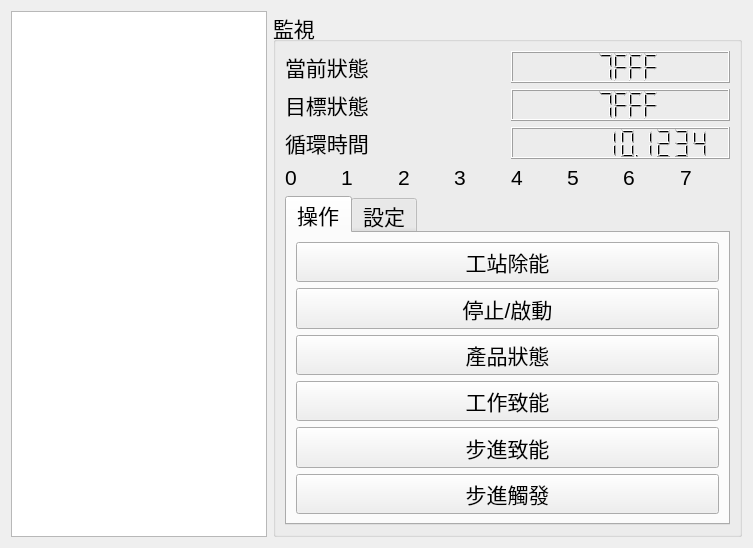
<?xml version="1.0" encoding="UTF-8"?>
<ui version="4.0">
 <class>FrontUnitPanel</class>
 <widget class="QWidget" name="FrontUnitPanel">
  <property name="geometry">
   <rect>
    <x>0</x>
    <y>0</y>
    <width>753</width>
    <height>523</height>
   </rect>
  </property>
  <property name="font">
   <font>
    <pointsize>16</pointsize>
   </font>
  </property>
  <property name="windowTitle">
   <string>Form</string>
  </property>
  <layout class="QGridLayout" name="gridLayout_7">
   <item row="0" column="0">
    <widget class="QTableView" name="tableViewUnit">
     <property name="sizePolicy">
      <sizepolicy hsizetype="Preferred" vsizetype="Preferred">
       <horstretch>0</horstretch>
       <verstretch>0</verstretch>
      </sizepolicy>
     </property>
     <attribute name="horizontalHeaderVisible">
      <bool>false</bool>
     </attribute>
     <attribute name="horizontalHeaderHighlightSections">
      <bool>false</bool>
     </attribute>
     <attribute name="verticalHeaderVisible">
      <bool>false</bool>
     </attribute>
    </widget>
   </item>
   <item row="0" column="1">
    <widget class="QGroupBox" name="groupBoxMonitor">
     <property name="sizePolicy">
      <sizepolicy hsizetype="Preferred" vsizetype="Preferred">
       <horstretch>0</horstretch>
       <verstretch>0</verstretch>
      </sizepolicy>
     </property>
     <property name="title">
      <string>監視</string>
     </property>
     <layout class="QGridLayout" name="gridLayout_6">
      <item row="0" column="0">
       <layout class="QGridLayout" name="gridLayout_5">
        <item row="0" column="0">
         <widget class="QLabel" name="labelState">
          <property name="sizePolicy">
           <sizepolicy hsizetype="Preferred" vsizetype="Preferred">
            <horstretch>0</horstretch>
            <verstretch>0</verstretch>
           </sizepolicy>
          </property>
          <property name="maximumSize">
           <size>
            <width>16777215</width>
            <height>16777215</height>
           </size>
          </property>
          <property name="text">
           <string>當前狀態</string>
          </property>
         </widget>
        </item>
        <item row="0" column="1">
         <widget class="QLCDNumber" name="lcdNumberState">
          <property name="sizePolicy">
           <sizepolicy hsizetype="Preferred" vsizetype="Preferred">
            <horstretch>0</horstretch>
            <verstretch>0</verstretch>
           </sizepolicy>
          </property>
          <property name="mode">
           <enum>QLCDNumber::Hex</enum>
          </property>
          <property name="value" stdset="0">
           <double>32767.000000000000000</double>
          </property>
         </widget>
        </item>
       </layout>
      </item>
      <item row="1" column="0">
       <layout class="QGridLayout" name="gridLayout_4">
        <item row="0" column="0">
         <widget class="QLabel" name="labelNextState">
          <property name="sizePolicy">
           <sizepolicy hsizetype="Preferred" vsizetype="Preferred">
            <horstretch>0</horstretch>
            <verstretch>0</verstretch>
           </sizepolicy>
          </property>
          <property name="maximumSize">
           <size>
            <width>16777215</width>
            <height>16777215</height>
           </size>
          </property>
          <property name="text">
           <string>目標狀態</string>
          </property>
         </widget>
        </item>
        <item row="0" column="1">
         <widget class="QLCDNumber" name="lcdNumberNextState">
          <property name="sizePolicy">
           <sizepolicy hsizetype="Preferred" vsizetype="Preferred">
            <horstretch>0</horstretch>
            <verstretch>0</verstretch>
           </sizepolicy>
          </property>
          <property name="mode">
           <enum>QLCDNumber::Hex</enum>
          </property>
          <property name="value" stdset="0">
           <double>32767.000000000000000</double>
          </property>
         </widget>
        </item>
       </layout>
      </item>
      <item row="2" column="0">
       <layout class="QGridLayout" name="gridLayout_3">
        <item row="0" column="0">
         <widget class="QLabel" name="labelNextState_2">
          <property name="sizePolicy">
           <sizepolicy hsizetype="Preferred" vsizetype="Preferred">
            <horstretch>0</horstretch>
            <verstretch>0</verstretch>
           </sizepolicy>
          </property>
          <property name="maximumSize">
           <size>
            <width>16777215</width>
            <height>16777215</height>
           </size>
          </property>
          <property name="text">
           <string>循環時間</string>
          </property>
         </widget>
        </item>
        <item row="0" column="1">
         <widget class="QLCDNumber" name="lcdNumberCycleTime">
          <property name="sizePolicy">
           <sizepolicy hsizetype="Preferred" vsizetype="Preferred">
            <horstretch>0</horstretch>
            <verstretch>0</verstretch>
           </sizepolicy>
          </property>
          <property name="smallDecimalPoint">
           <bool>true</bool>
          </property>
          <property name="digitCount">
           <number>10</number>
          </property>
          <property name="value" stdset="0">
           <double>10.123400000000000</double>
          </property>
         </widget>
        </item>
       </layout>
      </item>
      <item row="3" column="0">
       <layout class="QGridLayout" name="gridLayout_2">
        <item row="0" column="3">
         <widget class="QLabel" name="labelCondition3">
          <property name="sizePolicy">
           <sizepolicy hsizetype="Preferred" vsizetype="Preferred">
            <horstretch>0</horstretch>
            <verstretch>0</verstretch>
           </sizepolicy>
          </property>
          <property name="text">
           <string>3</string>
          </property>
         </widget>
        </item>
        <item row="0" column="2">
         <widget class="QLabel" name="labelCondition2">
          <property name="sizePolicy">
           <sizepolicy hsizetype="Preferred" vsizetype="Preferred">
            <horstretch>0</horstretch>
            <verstretch>0</verstretch>
           </sizepolicy>
          </property>
          <property name="text">
           <string>2</string>
          </property>
         </widget>
        </item>
        <item row="0" column="1">
         <widget class="QLabel" name="labelCondition1">
          <property name="sizePolicy">
           <sizepolicy hsizetype="Preferred" vsizetype="Preferred">
            <horstretch>0</horstretch>
            <verstretch>0</verstretch>
           </sizepolicy>
          </property>
          <property name="text">
           <string>1</string>
          </property>
         </widget>
        </item>
        <item row="0" column="4">
         <widget class="QLabel" name="labelCondition4">
          <property name="sizePolicy">
           <sizepolicy hsizetype="Preferred" vsizetype="Preferred">
            <horstretch>0</horstretch>
            <verstretch>0</verstretch>
           </sizepolicy>
          </property>
          <property name="text">
           <string>4</string>
          </property>
         </widget>
        </item>
        <item row="0" column="5">
         <widget class="QLabel" name="labelCondition5">
          <property name="sizePolicy">
           <sizepolicy hsizetype="Preferred" vsizetype="Preferred">
            <horstretch>0</horstretch>
            <verstretch>0</verstretch>
           </sizepolicy>
          </property>
          <property name="text">
           <string>5</string>
          </property>
         </widget>
        </item>
        <item row="0" column="0">
         <widget class="QLabel" name="labelCondition0">
          <property name="sizePolicy">
           <sizepolicy hsizetype="Preferred" vsizetype="Preferred">
            <horstretch>0</horstretch>
            <verstretch>0</verstretch>
           </sizepolicy>
          </property>
          <property name="text">
           <string>0</string>
          </property>
         </widget>
        </item>
        <item row="0" column="7">
         <widget class="QLabel" name="labelCondition7">
          <property name="sizePolicy">
           <sizepolicy hsizetype="Preferred" vsizetype="Preferred">
            <horstretch>0</horstretch>
            <verstretch>0</verstretch>
           </sizepolicy>
          </property>
          <property name="text">
           <string>7</string>
          </property>
         </widget>
        </item>
        <item row="0" column="6">
         <widget class="QLabel" name="labelCondition6">
          <property name="sizePolicy">
           <sizepolicy hsizetype="Preferred" vsizetype="Preferred">
            <horstretch>0</horstretch>
            <verstretch>0</verstretch>
           </sizepolicy>
          </property>
          <property name="text">
           <string>6</string>
          </property>
         </widget>
        </item>
       </layout>
      </item>
      <item row="4" column="0">
       <layout class="QGridLayout" name="gridLayout">
        <item row="0" column="0">
         <widget class="QTabWidget" name="tabWidget">
          <property name="currentIndex">
           <number>0</number>
          </property>
          <widget class="QWidget" name="tabControl">
           <attribute name="title">
            <string>操作</string>
           </attribute>
           <layout class="QGridLayout" name="gridLayout_8">
            <item row="0" column="0">
             <widget class="QPushButton" name="pushButtonByPass">
              <property name="sizePolicy">
               <sizepolicy hsizetype="Preferred" vsizetype="Preferred">
                <horstretch>0</horstretch>
                <verstretch>0</verstretch>
               </sizepolicy>
              </property>
              <property name="text">
               <string>工站除能</string>
              </property>
             </widget>
            </item>
            <item row="1" column="0">
             <widget class="QPushButton" name="pushButtonPause">
              <property name="sizePolicy">
               <sizepolicy hsizetype="Preferred" vsizetype="Preferred">
                <horstretch>0</horstretch>
                <verstretch>0</verstretch>
               </sizepolicy>
              </property>
              <property name="text">
               <string>停止/啟動</string>
              </property>
             </widget>
            </item>
            <item row="2" column="0">
             <widget class="QPushButton" name="pushButtonMaterial">
              <property name="sizePolicy">
               <sizepolicy hsizetype="Preferred" vsizetype="Preferred">
                <horstretch>0</horstretch>
                <verstretch>0</verstretch>
               </sizepolicy>
              </property>
              <property name="text">
               <string>產品狀態</string>
              </property>
             </widget>
            </item>
            <item row="3" column="0">
             <widget class="QPushButton" name="pushButtonWorking">
              <property name="sizePolicy">
               <sizepolicy hsizetype="Preferred" vsizetype="Preferred">
                <horstretch>0</horstretch>
                <verstretch>0</verstretch>
               </sizepolicy>
              </property>
              <property name="text">
               <string>工作致能</string>
              </property>
             </widget>
            </item>
            <item row="4" column="0">
             <widget class="QPushButton" name="pushButtonEnableStep">
              <property name="sizePolicy">
               <sizepolicy hsizetype="Preferred" vsizetype="Preferred">
                <horstretch>0</horstretch>
                <verstretch>0</verstretch>
               </sizepolicy>
              </property>
              <property name="text">
               <string>步進致能</string>
              </property>
             </widget>
            </item>
            <item row="5" column="0">
             <widget class="QPushButton" name="pushButtonStep">
              <property name="sizePolicy">
               <sizepolicy hsizetype="Preferred" vsizetype="Preferred">
                <horstretch>0</horstretch>
                <verstretch>0</verstretch>
               </sizepolicy>
              </property>
              <property name="text">
               <string>步進觸發</string>
              </property>
             </widget>
            </item>
           </layout>
          </widget>
          <widget class="QWidget" name="tabConfig">
           <attribute name="title">
            <string>設定</string>
           </attribute>
           <layout class="QGridLayout" name="gridLayout_9">
            <item row="0" column="0">
             <widget class="QTableView" name="tableViewConfig"/>
            </item>
           </layout>
          </widget>
         </widget>
        </item>
       </layout>
      </item>
     </layout>
    </widget>
   </item>
  </layout>
 </widget>
 <resources/>
 <connections/>
</ui>
